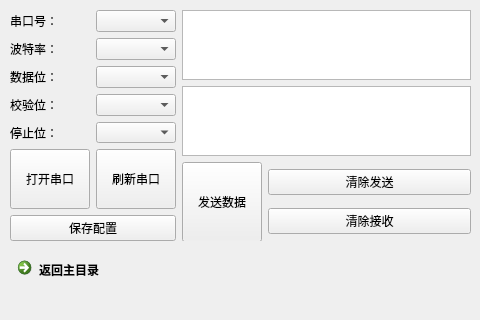
<?xml version="1.0" encoding="UTF-8"?>
<ui version="4.0">
 <class>Myserial</class>
 <widget class="QWidget" name="Myserial">
  <property name="geometry">
   <rect>
    <x>0</x>
    <y>0</y>
    <width>480</width>
    <height>320</height>
   </rect>
  </property>
  <property name="minimumSize">
   <size>
    <width>480</width>
    <height>320</height>
   </size>
  </property>
  <property name="maximumSize">
   <size>
    <width>480</width>
    <height>320</height>
   </size>
  </property>
  <property name="windowTitle">
   <string>Form</string>
  </property>
  <widget class="QWidget" name="widget" native="true">
   <property name="geometry">
    <rect>
     <x>0</x>
     <y>10</y>
     <width>475</width>
     <height>281</height>
    </rect>
   </property>
   <property name="minimumSize">
    <size>
     <width>0</width>
     <height>0</height>
    </size>
   </property>
   <property name="maximumSize">
    <size>
     <width>4800</width>
     <height>3000</height>
    </size>
   </property>
   <widget class="QCommandLinkButton" name="commandLinkButton">
    <property name="geometry">
     <rect>
      <x>10</x>
      <y>240</y>
      <width>453</width>
      <height>41</height>
     </rect>
    </property>
    <property name="layoutDirection">
     <enum>Qt::RightToLeft</enum>
    </property>
    <property name="text">
     <string>返回主目录</string>
    </property>
    <property name="iconSize">
     <size>
      <width>30</width>
      <height>30</height>
     </size>
    </property>
   </widget>
   <widget class="QWidget" name="">
    <property name="geometry">
     <rect>
      <x>10</x>
      <y>0</y>
      <width>461</width>
      <height>231</height>
     </rect>
    </property>
    <layout class="QHBoxLayout" name="horizontalLayout_3">
     <item>
      <layout class="QVBoxLayout" name="verticalLayout_2">
       <item>
        <layout class="QGridLayout" name="gridLayout">
         <item row="0" column="0">
          <widget class="QLabel" name="label">
           <property name="text">
            <string>串口号：</string>
           </property>
          </widget>
         </item>
         <item row="0" column="1">
          <widget class="QComboBox" name="comboBox_port"/>
         </item>
         <item row="1" column="0">
          <widget class="QLabel" name="label_2">
           <property name="text">
            <string>波特率：</string>
           </property>
          </widget>
         </item>
         <item row="1" column="1">
          <widget class="QComboBox" name="comboBox_rate"/>
         </item>
         <item row="2" column="0">
          <widget class="QLabel" name="label_3">
           <property name="text">
            <string>数据位：</string>
           </property>
          </widget>
         </item>
         <item row="2" column="1">
          <widget class="QComboBox" name="comboBox_data"/>
         </item>
         <item row="3" column="0">
          <widget class="QLabel" name="label_4">
           <property name="text">
            <string>校验位：</string>
           </property>
          </widget>
         </item>
         <item row="3" column="1">
          <widget class="QComboBox" name="comboBox_check"/>
         </item>
         <item row="4" column="0">
          <widget class="QLabel" name="label_5">
           <property name="text">
            <string>停止位：</string>
           </property>
          </widget>
         </item>
         <item row="4" column="1">
          <widget class="QComboBox" name="comboBox_stop"/>
         </item>
        </layout>
       </item>
       <item>
        <layout class="QHBoxLayout" name="horizontalLayout">
         <item>
          <widget class="QPushButton" name="open_button_port">
           <property name="minimumSize">
            <size>
             <width>80</width>
             <height>60</height>
            </size>
           </property>
           <property name="maximumSize">
            <size>
             <width>80</width>
             <height>60</height>
            </size>
           </property>
           <property name="text">
            <string>打开串口</string>
           </property>
          </widget>
         </item>
         <item>
          <widget class="QPushButton" name="refresh_Button">
           <property name="minimumSize">
            <size>
             <width>80</width>
             <height>60</height>
            </size>
           </property>
           <property name="maximumSize">
            <size>
             <width>80</width>
             <height>60</height>
            </size>
           </property>
           <property name="text">
            <string>刷新串口</string>
           </property>
          </widget>
         </item>
        </layout>
       </item>
       <item>
        <widget class="QPushButton" name="save_para">
         <property name="text">
          <string>保存配置</string>
         </property>
        </widget>
       </item>
      </layout>
     </item>
     <item>
      <layout class="QVBoxLayout" name="verticalLayout_3">
       <item>
        <widget class="QTextEdit" name="textEdit_received">
         <property name="readOnly">
          <bool>true</bool>
         </property>
        </widget>
       </item>
       <item>
        <widget class="QTextEdit" name="textEdit_send">
         <property name="html">
          <string>&lt;!DOCTYPE HTML PUBLIC &quot;-//W3C//DTD HTML 4.0//EN&quot; &quot;http://www.w3.org/TR/REC-html40/strict.dtd&quot;&gt;
&lt;html&gt;&lt;head&gt;&lt;meta name=&quot;qrichtext&quot; content=&quot;1&quot; /&gt;&lt;style type=&quot;text/css&quot;&gt;
p, li { white-space: pre-wrap; }
&lt;/style&gt;&lt;/head&gt;&lt;body style=&quot; font-family:'Ubuntu'; font-size:11pt; font-weight:400; font-style:normal;&quot;&gt;
&lt;p style=&quot;-qt-paragraph-type:empty; margin-top:0px; margin-bottom:0px; margin-left:0px; margin-right:0px; -qt-block-indent:0; text-indent:0px;&quot;&gt;&lt;br /&gt;&lt;/p&gt;&lt;/body&gt;&lt;/html&gt;</string>
         </property>
        </widget>
       </item>
       <item>
        <layout class="QHBoxLayout" name="horizontalLayout_2">
         <item>
          <widget class="QPushButton" name="send_button">
           <property name="minimumSize">
            <size>
             <width>80</width>
             <height>80</height>
            </size>
           </property>
           <property name="maximumSize">
            <size>
             <width>80</width>
             <height>80</height>
            </size>
           </property>
           <property name="text">
            <string>发送数据</string>
           </property>
          </widget>
         </item>
         <item>
          <layout class="QVBoxLayout" name="verticalLayout">
           <item>
            <widget class="QPushButton" name="clear_send_button">
             <property name="text">
              <string>清除发送</string>
             </property>
            </widget>
           </item>
           <item>
            <widget class="QPushButton" name="clear_receive_button">
             <property name="text">
              <string>清除接收</string>
             </property>
            </widget>
           </item>
          </layout>
         </item>
        </layout>
       </item>
      </layout>
     </item>
    </layout>
   </widget>
  </widget>
 </widget>
 <resources/>
 <connections/>
</ui>
